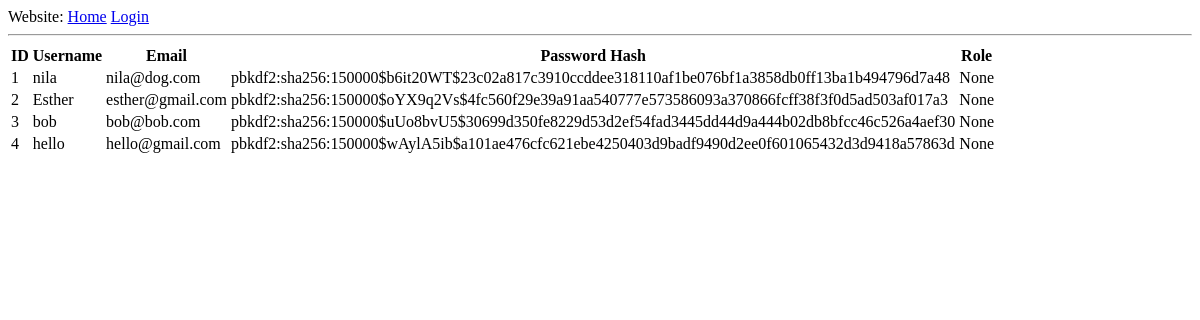
The page /database on the database as committed earlier.
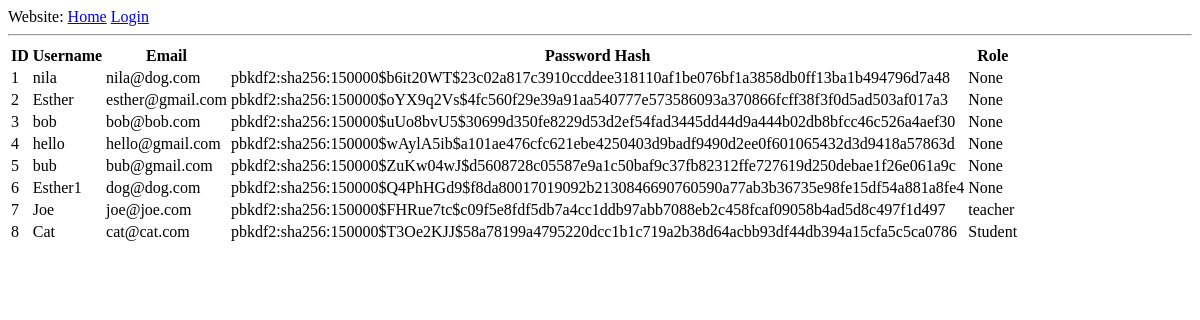
The same page on the database as committed later.
### app/models.py (models this page shows, shortened)
class User(UserMixin, db.Model):
    id = db.Column(db.Integer, primary_key=True)
    username = db.Column(db.String(64), index=True, unique=True) # adding columns to the database
    email = db.Column(db.String(120), index=True, unique=True)
    password_hash = db.Column(db.String(128))
    role = db.Column(db.String(64), index=False, unique=False)
    posts = db.relationship('Post', backref='author', lazy='dynamic')

### app/routes.py (the view)
@app.route('/database')
def database():
    user_all = User.query.all()
    return render_template('database.html', user_all=user_all)

### app/templates/database.html
{% extends "base.html" %}
{% block content %}
    <table>
    <tr>
        <th>ID</th>
        <th>Username</th>
        <th>Email</th>
        <th>Password Hash</th>
        <th>Role</th>
    </tr>
    {% for user in user_all %}
        <tr>
            <td>{{ user.id }}</td>
            <td>{{ user.username }}</td>
            <td>{{ user.email }}</td>
            <td>{{ user.password_hash }}</td>
            <td>{{ user.role }}</td>
            <td>{{ user.posts.id }}</td>
        </tr>
    {% endfor %}
    </table>
{% endblock %}

### app/templates/base.html (shortened to what this page needs)
<html>
    <head>
    </head>
    <body>
        <div>
            Website:
            <a href="{{ url_for('index') }}">Home</a>
            {% if current_user.is_anonymous %}
            <a href="{{ url_for('login') }}">Login</a>
            {% else %}
            <a href="{{ url_for('user', username=current_user.username) }}">Profile</a>
            <a href="{{ url_for('logout') }}">Logout</a>
            {% endif %}
        </div>
        <hr>
        {% block content %} {% endblock %}
    </body>
</html>

Rows that differ between the two databases and show on the page:
added User: id "5", username "bub", email "bub@gmail.com", password_hash "pbkdf2:sha256:150000$ZuKw04wJ$d5608728c05587e9a1c50baf9c37fb82312ffe727619d250debae1f26e061a9c", role "None"
added User: id "6", username "Esther1", email "dog@dog.com", password_hash "pbkdf2:sha256:150000$Q4PhHGd9$f8da80017019092b2130846690760590a77ab3b36735e98fe15df54a881a8fe4", role "None"
added User: id "7", username "Joe", email "joe@joe.com", password_hash "pbkdf2:sha256:150000$FHRue7tc$c09f5e8fdf5db7a4cc1ddb97abb7088eb2c458fcaf09058b4ad5d8c497f1d497", role "teacher"
added User: id "8", username "Cat", email "cat@cat.com", password_hash "pbkdf2:sha256:150000$T3Oe2KJJ$58a78199a4795220dcc1b1c719a2b38d64acbb93df44db394a15cfa5c5ca0786", role "Student"
